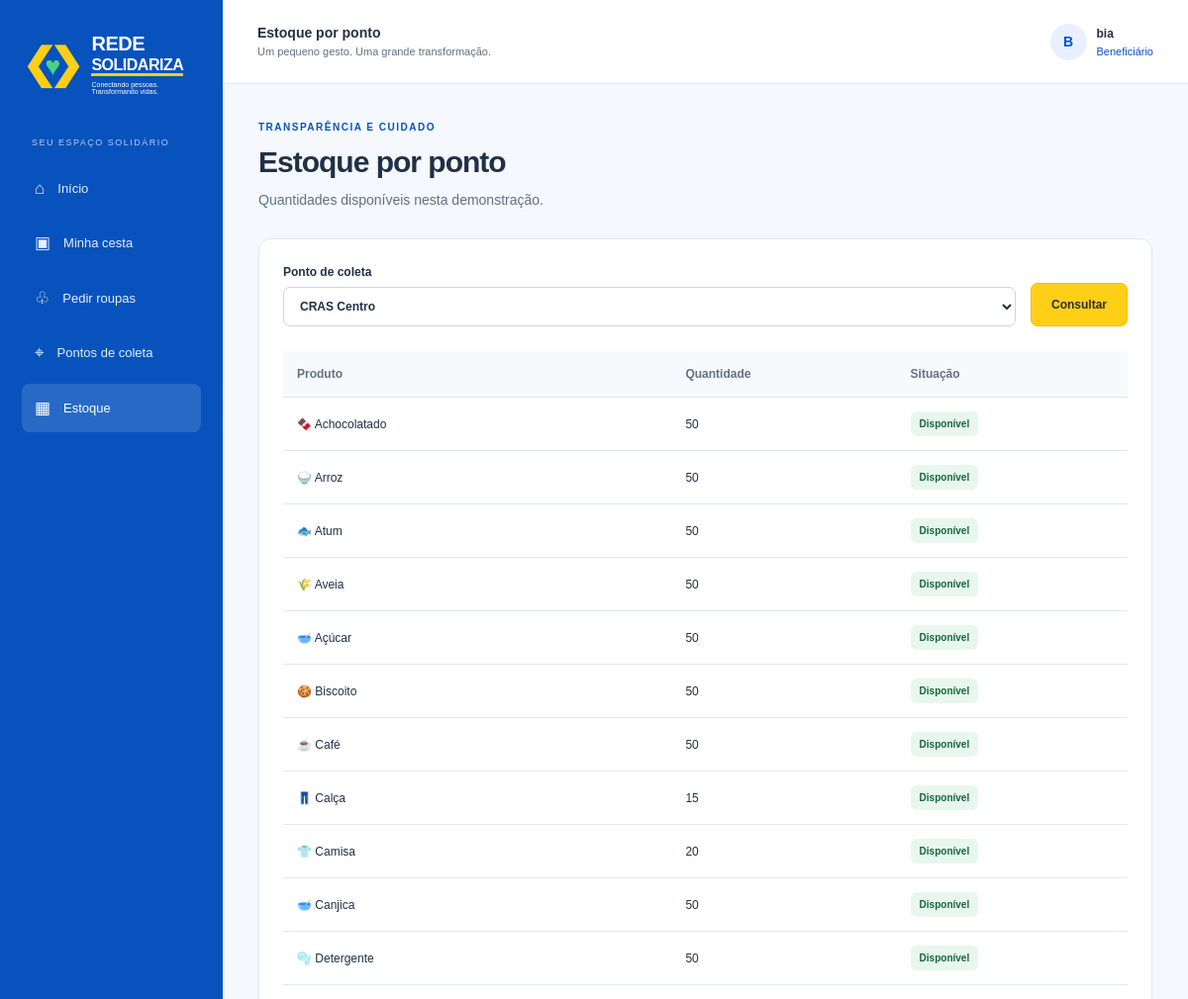
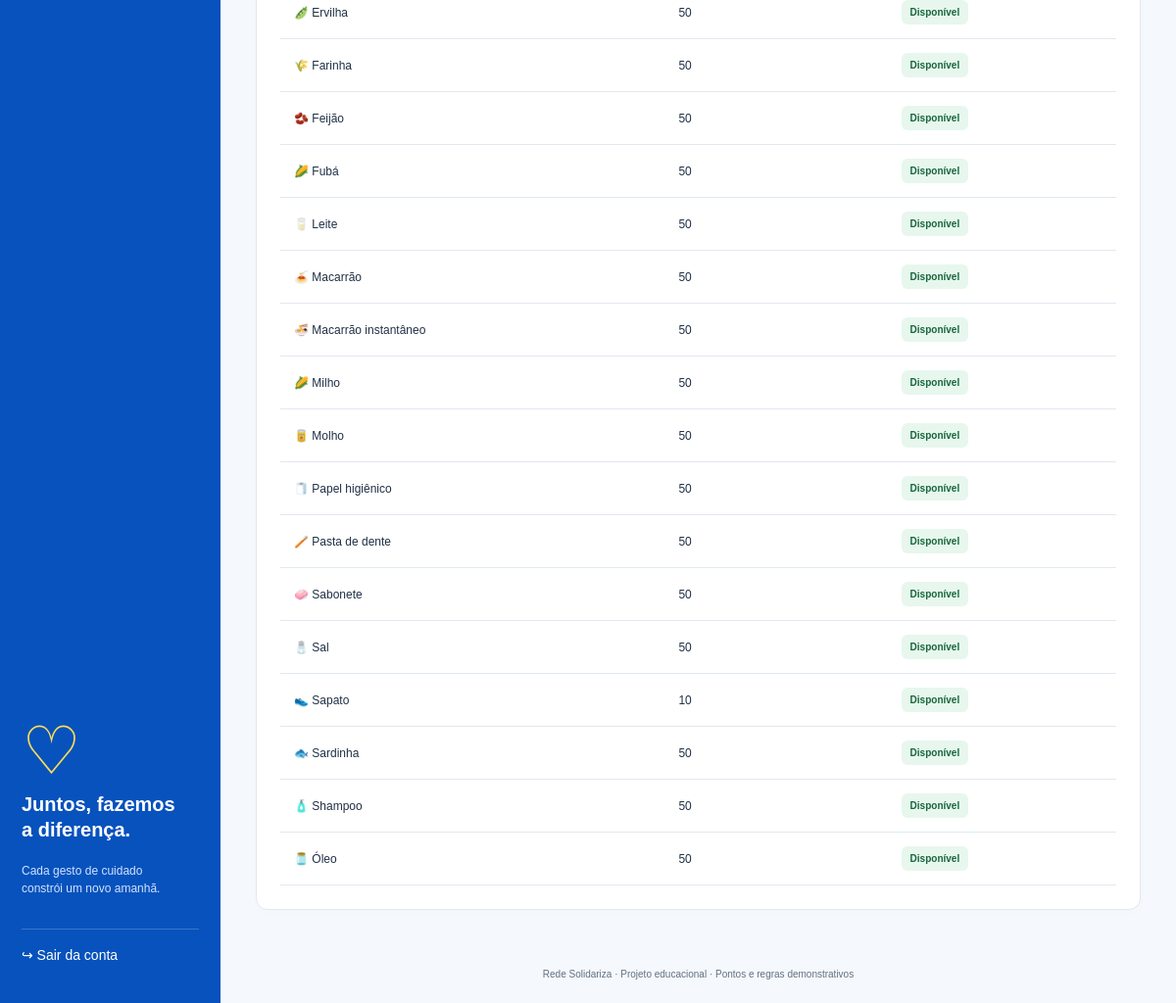
Screenshot of /estoque (signed in) with the database file from the repository (2 pictures, top to bottom).
### tables this page shows
CREATE TABLE usuarios(id INTEGER PRIMARY KEY, nome TEXT NOT NULL, cpf TEXT UNIQUE NOT NULL, telefone TEXT NOT NULL, senha TEXT NOT NULL, moradores INTEGER NOT NULL, criancas INTEGER NOT NULL, renda INTEGER NOT NULL, perfil TEXT NOT NULL, higiene INTEGER NOT NULL, codigo TEXT UNIQUE NOT NULL, ponto TEXT NOT NULL, admin INTEGER NOT NULL DEFAULT 0);

CREATE TABLE estoque(ponto TEXT NOT NULL, produto TEXT NOT NULL, quantidade INTEGER NOT NULL CHECK(quantidade>=0), PRIMARY KEY(ponto,produto));

### app.py (the view)
@app.route('/estoque')
@login_required
def estoque():
    p = request.args.get('ponto',g.user['ponto'])
    if p not in PONTOS:
        abort(400)
    return render_template('estoque.html',title='Estoque por ponto',ponto=p,estoque=estoque_atual(p))

### app.py (called while the page is built)
def db():
    if 'db' not in g:
        g.db = sqlite3.connect(app.config['DATABASE'], timeout=15)
        g.db.row_factory = sqlite3.Row
        g.db.execute('PRAGMA foreign_keys=ON')
    return g.db

@app.before_request
def prepare():
    g.user = db().execute('SELECT * FROM usuarios WHERE id=?', (session.get('uid'),)).fetchone()
    if 'csrf' not in session:
        session['csrf'] = secrets.token_hex(32)
    if request.method == 'POST' and not secrets.compare_digest(session['csrf'], request.form.get('csrf','')):
        abort(400, 'Sua sessão expirou. Recarregue a página e tente novamente.')

def login_required(f):
    @wraps(f)
    def wrapped(*args, **kwargs):
        if not g.user:
            return redirect(url_for('login'))
        return f(*args, **kwargs)
    return wrapped

@app.context_processor
def context():
    return dict(user=g.user, pontos=PONTOS, icones=ICONES, tipos=TIPOS)

def estoque_atual(ponto):
    return {r['produto']:r['quantidade'] for r in db().execute('SELECT * FROM estoque WHERE ponto=?',(ponto,))}

### templates/estoque.html
{% extends 'base.html' %}{% block content %}<div class="page-heading"><span class="eyebrow">TRANSPARÊNCIA E CUIDADO</span><h1>Estoque por ponto</h1><p>Quantidades disponíveis nesta demonstração.</p></div><section class="card"><form method="get" class="filter-row"><label>Ponto de coleta<select name="ponto">{% for p in pontos %}<option {{ 'selected' if p==ponto }}>{{ p }}</option>{% endfor %}</select></label><button class="button yellow">Consultar</button></form><div class="table-wrap"><table><thead><tr><th>Produto</th><th>Quantidade</th><th>Situação</th></tr></thead><tbody>{% for p,q in estoque.items() %}<tr><td>{{ icones[p] }} {{ p }}</td><td>{{ q }}</td><td><span class="pill {{ 'low' if q<10 }}">{{ 'Estoque baixo' if q<10 else 'Disponível' }}</span></td></tr>{% endfor %}</tbody></table></div></section>{% endblock %}

### templates/base.html (shortened to what this page needs)
<!DOCTYPE html>
<html lang="pt-BR">
<head><link rel="stylesheet" href="{{ url_for('static',filename='style.css') }}"></head>
<body class="{{ 'doador' if user and user.perfil=='Doador' else '' }} {{ 'autenticacao' if not user else '' }}">
{% macro logo() %}<a class="logo" href="{{ url_for('home') }}"><span class="marca" aria-hidden="true">❮<b>♥</b>❯</span><span>REDE<br><strong>SOLIDARIZA</strong><small>Conectando pessoas. Transformando vidas.</small></span></a>{% endmacro %}
{% if user %}
<aside class="sidebar" id="menu">{{ logo() }}<span class="nav-label">SEU ESPAÇO SOLIDÁRIO</span><nav aria-label="Principal">
<a class="{{ 'active' if request.endpoint=='painel' }}" href="{{ url_for('painel') }}">⌂ <span>Início</span></a>
{% if user.perfil=='Beneficiário' %}<a class="{{ 'active' if request.endpoint=='cesta' }}" href="{{ url_for('cesta') }}">▣ <span>Minha cesta</span></a><a href="{{ url_for('movimentar',modo='pedido-roupas') }}">♧ <span>Pedir roupas</span></a>
{% else %}<a href="{{ url_for('movimentar',modo='alimentos') }}">♡ <span>Doar alimentos</span></a><a href="{{ url_for('movimentar',modo='roupas') }}">♧ <span>Doar roupas</span></a><a href="{{ url_for('movimentar',modo='dinheiro') }}">＄ <span>Registrar valor</span></a>{% endif %}
<a class="{{ 'active' if request.endpoint=='pontos' }}" href="{{ url_for('pontos') }}">⌖ <span>Pontos de coleta</span></a><a class="{{ 'active' if request.endpoint=='estoque' }}" href="{{ url_for('estoque') }}">▦ <span>Estoque</span></a>
{% if user.admin %}<a href="{{ url_for('cadastros') }}">♙ <span>Cadastros</span></a>{% endif %}</nav>
<div class="sidebar-message"><span>♡</span><h3>Juntos, fazemos<br>a diferença.</h3><p>Cada gesto de cuidado<br>constrói um novo amanhã.</p></div>
<form action="{{ url_for('sair') }}" method="post">{{ csrf() }}<button class="logout" type="submit">↪ Sair da conta</button></form></aside>
<div class="workspace"><header class="topbar"><button class="menu-button" aria-label="Abrir menu" aria-controls="menu" aria-expanded="false">☰</button><div><strong>{{ title }}</strong><small>Um pequeno gesto. Uma grande transformação.</small></div><div class="profile"><span class="avatar">{{ user.nome[0]|upper }}</span><span><strong>{{ user.nome.split()[0] }}</strong><small>{{ user.perfil }}</small></span></div></header>
{% endif %}
<main id="conteudo" class="{{ 'content' if user else 'auth-main' }}">
{% block content %}{% endblock %}
</main>{% if user %}<footer>Rede Solidariza · Projeto educacional · Pontos e regras demonstrativos</footer></div>{% endif %}
</body></html>

### static/style.css (style rules this page uses)
:root { --brand:#0752bd;--brand-dark:#073d92;--yellow:#ffcf17;--ink:#203046;--muted:#617184;--line:#e2e8f0;--bg:#f5f8fc;--green:#21a75c }
* { box-sizing:border-box }
body { margin:0;color:var(--ink);background:var(--bg);font-family:Arial,Helvetica,sans-serif;font-size:14px;line-height:1.5 }
a { color:var(--brand);text-decoration:none }
button,input,select { font:inherit }
button,a,input,select { -webkit-tap-highlight-color:transparent }
button { cursor:pointer }
h1,h2,h3,p { margin-top:0 }
h1 { font-size:30px;line-height:1.2;letter-spacing:-1px;margin-bottom:10px }
h3 { font-size:15px }
small { font-size:12px }
p { color:var(--muted) }
input,select { width:100%;border:1px solid #ccd5df;border-radius:7px;padding:11px 12px;background:#fff;color:var(--ink);min-width:0 }
label { display:block;font-size:12px;font-weight:600;margin-bottom:16px }
label input,label select { margin-top:6px }
button { border:0 }
form { margin:0 }
.logo { display:flex;align-items:center;gap:8px;color:#fff;font-size:21px;font-weight:800;line-height:1;letter-spacing:-.5px }
.logo strong { font-size:16px;border-bottom:3px solid var(--yellow) }
.logo small { display:block;font-size:7px;letter-spacing:0;margin-top:8px;font-weight:400 }
.marca { font-size:42px;letter-spacing:-12px;margin-right:12px;color:var(--yellow);white-space:nowrap }
.marca b { color:#49d386;font-size:27px;vertical-align:middle }
.sidebar { position:fixed;left:0;top:0;bottom:0;width:225px;padding:34px 22px 22px;background:var(--brand);color:white;display:flex;flex-direction:column;z-index:20;overflow:auto }
.sidebar .logo { font-size:20px }
.nav-label { font-size:9px;letter-spacing:1.5px;opacity:.7;margin:42px 10px 14px }
.sidebar nav { display:grid;gap:6px }
.sidebar nav a { color:#e5efff;display:flex;align-items:center;gap:13px;padding:12px 13px;border-radius:8px;font-size:17px }
.sidebar nav a span { font-size:13px }
.sidebar nav a.active,.sidebar nav a:hover { background:#ffffff22;color:#fff;text-decoration:none }
.sidebar-message { margin-top:auto;padding-top:45px;position:relative }
.sidebar-message>span { font-size:68px;color:#ffdc56;line-height:1.2 }
.sidebar-message h3 { color:#fff;font-size:20px;line-height:1.3 }
.sidebar-message p { color:#d2e3ff;font-size:12px }
.logout { margin-top:20px;background:transparent;border-top:1px solid #ffffff35;color:white;padding:16px 0;text-align:left;width:100% }
.workspace { margin-left:225px }
.topbar { height:85px;background:white;border-bottom:1px solid var(--line);display:flex;align-items:center;justify-content:space-between;padding:0 35px;gap:15px }
.topbar small { display:block;color:var(--muted);font-size:11px }
.profile { display:flex;gap:10px;align-items:center }
.profile strong { font-size:12px }
.profile small { color:var(--brand) }
.avatar { width:37px;height:37px;background:#e8f0ff;color:var(--brand);display:grid;place-items:center;border-radius:50%;font-weight:700 }
.content { max-width:1450px;margin:auto;padding:36px }
.page-heading { margin-bottom:28px }
.eyebrow { display:block;font-size:10px;font-weight:700;letter-spacing:1.5px;color:var(--brand);margin-bottom:10px }
.card { background:#fff;border:1px solid var(--line);border-radius:12px;padding:24px;box-shadow:0 3px 12px #183c5a03;min-width:0 }
.pill { display:inline-block;background:#e7f7ee;color:#17663a;border-radius:6px;padding:5px 9px;font-size:10px;font-weight:600 }
.button { display:inline-flex;align-items:center;justify-content:center;gap:8px;border-radius:7px;padding:12px 20px;font-weight:700;font-size:12px;min-height:44px;transition:background .15s }
.yellow { background:var(--yellow);color:#252e35;border:1px solid #f1bf08 }
.table-wrap { overflow:auto }
table { width:100%;border-collapse:collapse;text-align:left;font-size:12px }
th { background:#f7f9fc;color:var(--muted);font-weight:600 }
td,th { padding:14px;border-bottom:1px solid var(--line) }
footer { color:var(--muted);font-size:10px;text-align:center;padding:22px }
.filter-row { display:flex;align-items:end;gap:15px;margin-bottom:25px }
.filter-row label { flex:1;margin-bottom:0 }

### rows the page displays
usuarios: nome "B", nome "bia", perfil "Beneficiário"
estoque: produto "🍫", produto "Achocolatado", quantidade "50", value "Disponível"
estoque: produto "🍚", produto "Arroz", quantidade "50", value "Disponível"
estoque: produto "🐟", produto "Atum", quantidade "50", value "Disponível"
estoque: produto "🌾", produto "Aveia", quantidade "50", value "Disponível"
estoque: produto "🥣", produto "Açúcar", quantidade "50", value "Disponível"
estoque: produto "🍪", produto "Biscoito", quantidade "50", value "Disponível"
estoque: produto "☕", produto "Café", quantidade "50", value "Disponível"
estoque: produto "👖", produto "Calça", quantidade "15", value "Disponível"
estoque: produto "👕", produto "Camisa", quantidade "20", value "Disponível"
estoque: produto "🥣", produto "Canjica", quantidade "50", value "Disponível"
estoque: produto "🫧", produto "Detergente", quantidade "50", value "Disponível"
estoque: produto "🫛", produto "Ervilha", quantidade "50", value "Disponível"
estoque: produto "🌾", produto "Farinha", quantidade "50", value "Disponível"
estoque: produto "🫘", produto "Feijão", quantidade "50", value "Disponível"
estoque: produto "🌽", produto "Fubá", quantidade "50", value "Disponível"
estoque: produto "🥛", produto "Leite", quantidade "50", value "Disponível"
estoque: produto "🍝", produto "Macarrão", quantidade "50", value "Disponível"
estoque: produto "🍜", produto "Macarrão instantâneo", quantidade "50", value "Disponível"
estoque: produto "🌽", produto "Milho", quantidade "50", value "Disponível"
estoque: produto "🥫", produto "Molho", quantidade "50", value "Disponível"
estoque: produto "🧻", produto "Papel higiênico", quantidade "50", value "Disponível"
estoque: produto "🪥", produto "Pasta de dente", quantidade "50", value "Disponível"
estoque: produto "🧼", produto "Sabonete", quantidade "50", value "Disponível"
estoque: produto "🧂", produto "Sal", quantidade "50", value "Disponível"
estoque: produto "👟", produto "Sapato", quantidade "10", value "Disponível"
estoque: produto "🐟", produto "Sardinha", quantidade "50", value "Disponível"
estoque: produto "🧴", produto "Shampoo", quantidade "50", value "Disponível"
estoque: produto "🫙", produto "Óleo", quantidade "50", value "Disponível"

### other values shown
{{ title }} "Estoque por ponto"
form field ponto "CRAS Centro"
